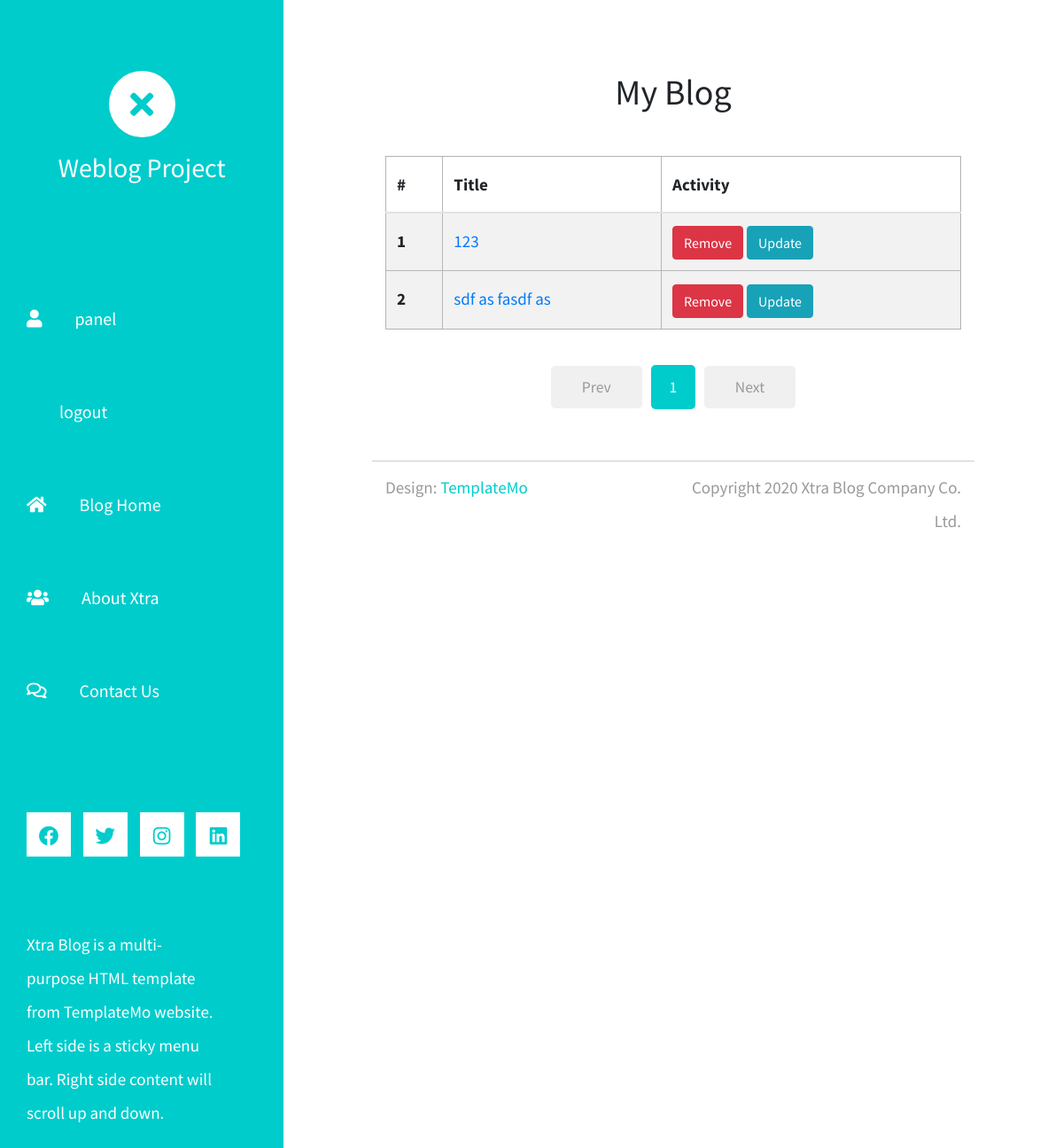
The app's page /panel/blog/ (signed in), older data.
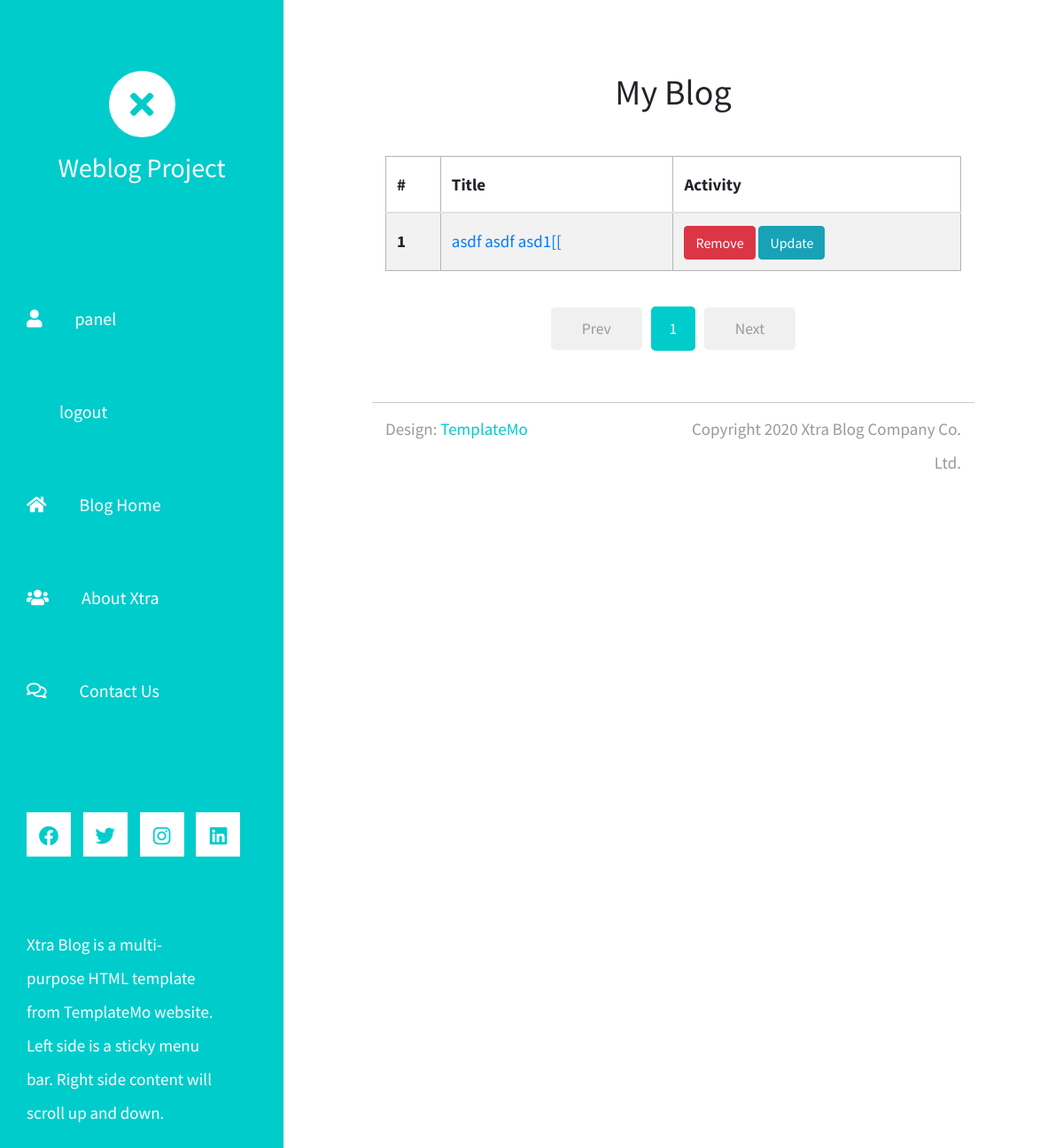
The same page, newer data.
### blog/models.py (models this page shows, shortened)
class BaseModle(models.Model):
    title = models.CharField(_("عنوان"), max_length=120, unique=True)
    slug = models.SlugField(max_length=120, unique=True, allow_unicode=True)
    class Meta:
        abstract = True

class Blog(BaseModle):
    baner = models.ImageField(_('بنر'), upload_to='blog')
    text = CKEditor5Field(_('متن'))
    author = models.ForeignKey(
        settings.AUTH_USER_MODEL, verbose_name=_('نویسنده'),  on_delete=models.CASCADE, related_name='blogs'
    )
    cates = models.ManyToManyField(Category, verbose_name=_("دسته بندی"), related_name='blogs')
    is_active = models.BooleanField(_('وضعیت انتشار'), default=True)
    created = models.DateTimeField(auto_now_add=True)
    updated = models.DateTimeField(auto_now=True, verbose_name=_('تاریخ'))
    objects = models.Manager()
    config = ActiveManager()
    def get_panel_detail_blog_url(self):
        return reverse('panel:detail_blog', kwargs={'blog_id':self.id})
    class Meta:
        ordering = ('-is_active', '-updated')
        verbose_name = 'بلاگ'
        verbose_name_plural = 'بلاگ ها'

### panel/views.py (the view)
# urls.py: path('', views.MyBlogView.as_view(), name='my_blog'),
class MyBlogView(MyLoginRequiredMixin, View):
    template_name = 'blog/blog_list.html'
    def get(self, request):
        page = request.GET.get('page', 1)
        blogs = request.user.blogs.filter(is_active=True)
        paginate = Paginator(blogs, per_page=10)
        blogs = paginate.get_page(page)
        return render(request, self.template_name, {'blogs':blogs})

### panel/mixins.py (called while the page is built)
    def dispatch(self, request, *args, **kwargs):
        if not request.user.is_authenticated:
            next_url = request.GET.get('next', request.path)
            messages.error(request, "You should login first!")
            return redirect(f'{reverse("panel:login")}?next={next_url}')
        return super().dispatch(request, *args, **kwargs)

### blog/templates/blog/blog_list.html (shortened to what this page needs)
{% extends 'base.html' %}
{% block body %}
<h1 class="text-center mb-5">My Blog</h1>
{% if blogs %}
<table class="table table-striped table-hover">
    <thead>
        <tr>
            <th scope="col">#</th>
            <th scope="col">Title</th>
            <th scope="col">Activity</th>
        </tr>
    </thead>
    <tbody>
        {% for blog in blogs %}
        <tr>
            <th scope="row">{{ forloop.counter }}</th>
            <td>
                <a href="{{blog.get_panel_detail_blog_url}}">{{blog.title}}</a>
            </td>
            <td>
                <a href="{% url 'panel:delete_blog' blog.id %}" class="btn btn-danger">Remove</a>
                <a href="{% url 'panel:update_blog' blog.id %}" class="btn btn-info">Update</a>
            </td>
        </tr>
        {% endfor %}
    </tbody>
</table>
{% include 'include/blog_paginator.html' %}
{% else %}
<p class="alert alert-danger">you have no blog. for create blog use this <a href="{% url 'panel:create_blog' %}">link</a></p>
{% endif %}
{% endblock %}

### templates/base.html (shortened to what this page needs)
{% load static %}
<!DOCTYPE html>
<html lang="en">
<head>
	<link rel="stylesheet" href="{% static 'fontawesome/css/all.min.css' %}">
    <link href="{% static 'css/bootstrap.min.css' %}" rel="stylesheet">
    <link href="{% static 'css/templatemo-xtra-blog.css' %}" rel="stylesheet">
    <link href="{% static 'css/my_style.css' %}" rel="stylesheet">
</head>
<body>
	{% include 'include/header.html' %}
    <div class="container-fluid">
        <main class="tm-main">
            {% block body %}{% endblock %}
            {% block footer %}
            <footer class="row tm-row">
                <hr class="col-12">
                <div class="col-md-6 col-12 tm-color-gray">
                    Design: <a rel="nofollow" target="_parent" href="https://templatemo.com" class="tm-external-link">TemplateMo</a>
                </div>
                <div class="col-md-6 col-12 tm-color-gray tm-copyright">
                    Copyright 2020 Xtra Blog Company Co. Ltd.
                </div>
            </footer>
            {% endblock %}
        </main>
    </div>
</body>
</html>

### templates/include/header.html (shortened to what this page needs)
<header class="tm-header" id="tm-header">
    <div class="tm-header-wrapper">
        <div class="tm-site-header">
            <div class="mb-3 mx-auto tm-site-logo"><i class="fas fa-times fa-2x"></i></div>
            <h1 style="font-size: 30px !important;" class="text-center">Weblog Project</h1>
        </div>
        <nav class="tm-nav" id="tm-nav">
            <ul>
                <li class="tm-nav-item {% if request.resolver_match.url_name == 'home_panel' %}active{% endif %}"><a href="{% url 'panel:home_panel' %}" class="tm-nav-link">
                        <i class="fa fa-user" aria-hidden="true"></i>
                        panel
                    </a></li>
                {% if request.user.is_authenticated %}
                <li class="tm-nav-item"><a href="{% url 'panel:logout' %}" class="tm-nav-link">
                        logout
                    </a></li>
                {% else %}
                <li class="tm-nav-item {% if request.resolver_match.url_name == 'login' or request.resolver_match.url_name == 'register' %}active{% endif %}"><a href="{% url 'panel:login' %}" class="tm-nav-link">
                    <i class="fa fa-sign-in" aria-hidden="true"></i>
                        Login or Register
                    </a></li>
                {% endif %}
                <li class="tm-nav-item {% if request.resolver_match.url_name == 'blog_all' %}active{% endif %}"><a href="{% url 'blog:blog_all' %}" class="tm-nav-link">
                        <i class="fas fa-home"></i>
                        Blog Home
                    </a></li>
                <li class="tm-nav-item "><a href="about.html" class="tm-nav-link">
                        <i class="fas fa-users"></i>
                        About Xtra
                    </a></li>
                <li class="tm-nav-item"><a href="contact.html" class="tm-nav-link">
                        <i class="far fa-comments"></i>
                        Contact Us
                    </a></li>
            </ul>
        </nav>
        <div class="tm-mb-65">
            <a rel="nofollow" href="https://fb.com/templatemo" class="tm-social-link">
                <i class="fab fa-facebook tm-social-icon"></i>
            </a>
            <a href="https://twitter.com" class="tm-social-link">
                <i class="fab fa-twitter tm-social-icon"></i>
            </a>
            <a href="https://instagram.com" class="tm-social-link">
                <i class="fab fa-instagram tm-social-icon"></i>
            </a>
            <a href="https://linkedin.com" class="tm-social-link">
                <i class="fab fa-linkedin tm-social-icon"></i>
            </a>
        </div>
        <p class="tm-mb-80 pr-5 text-white">
            Xtra Blog is a multi-purpose HTML template from TemplateMo website. Left side is a sticky menu bar. Right
            side content will scroll up and down.
        </p>
    </div>
</header>

### templates/include/blog_paginator.html
<div class="tm-mt-40 tm-mb-40">
    <div class="new_paginator">
        <a href="{% if blogs.has_previous %}?page={{ blogs.previous_page_number }}{% endif %}"
            class="mb-2 tm-btn tm-btn-primary tm-prev-next {% if not blogs.has_previous %}disabled{% endif %}">
                Prev
        </a>
        <nav class="tm-paging-nav d-inline-block">
            <ul>
                {% for num in blogs.paginator.page_range %}
                {% if blogs.number == num %}
                <li class="tm-paging-item active">
                    <span class="mb-2 tm-btn tm-paging-link">{{ num }}</span>
                </li>
                {% else %}
                <li class="tm-paging-item">
                    <a href="?page={{ num }}" class="mb-2 tm-btn tm-paging-link">{{ num }}</a>
                </li>
                {% endif %}
            {% endfor %}
            </ul>
        </nav>
        <a href="{% if blogs.has_next %}?page={{ blogs.next_page_number }}{% endif %}"
        class="mb-2 tm-btn tm-btn-primary tm-prev-next {% if not blogs.has_next %}disabled{% endif %}">
                Next
        </a>
    </div>
</div>

### static/css/templatemo-xtra-blog.css (style rules this page uses)
html { overflow-x: hidden; }
body { margin: 0; padding: 0; font-family: 'Source Sans Pro', sans-serif; font-size: 19px; line-height: 2em; overflow-x: hidden; }
p, span { color: #999; }
hr { border-top-color: #CCC; margin-top: 10px; margin-bottom: 10px; }
.tm-header { background-color: #0CC; color: white; position: fixed; top: 0; left: 0; bottom: 0; z-index: 100; width: 400px; overflow-y: visible; }
.tm-header-wrapper { overflow-y: scroll; scrollbar-width: none; -ms-overflow-style: none; padding: 30px; width: 100%; height: 100%; }
.tm-site-header { margin-top: 50px; margin-bottom: 115px; }
.tm-site-logo { width: 75px; height: 75px; border-radius: 50%; background-color: white; display: flex; align-items: center; justify-content: center; }
.tm-site-logo i { color: #0CC; }
.tm-main { margin-left: 400px; padding: 80px 100px 25px; }
.tm-row { max-width: 980px; justify-content: space-between; }
.tm-nav { margin-bottom: 100px; }
.tm-nav-item { list-style: none; margin-bottom: 30px; }
.tm-nav-link { color: white; background-color: transparent; height: 75px; width: 100%; max-width: 300px; display: flex; align-items: center; font-size: 20px; padding: 30px; }
.tm-nav ul { position: relative; }
.tm-nav-link i { margin-right: 37px; }
ul { margin: 0; padding: 0; }
.tm-nav { margin-left: -30px; }
.tm-social-link { display: inline-block; background-color: white; font-size: 1.4rem; width: 50px; height: 50px; text-align: center; padding-top: 8px; margin-right: 15px; margin-bottom: 15px; }
.tm-social-icon { color: #0CC; transition: all 0.3s ease; }
.tm-btn { display: inline-block; border-radius: 5px; font-size: 1.1rem; transition: all 0.3s ease; }
.tm-btn-primary { background-color: #0CC; color: white; padding: 5px 35px; border: none; }
.tm-paging-nav ul li { list-style: none; display: inline-block; margin-right: 10px; }
.tm-paging-nav ul li:last-child { margin-right: 0; }
.tm-paging-link { background-color: #F0F0F0; color: #999; width: 50px; height: 50px; display: flex; align-items: center; justify-content: center; }
.tm-paging-item .tm-paging-link:hover, .tm-paging-item.active .tm-paging-link { background-color: #0CC; color: white; }
.tm-btn.disabled { background-color: #F0F0F0; color: #999; cursor: not-allowed; }
.tm-external-link { color: #0CC; }
.tm-copyright { text-align: right; }
.tm-mb-40 { margin-bottom: 40px; }
.tm-mb-65 { margin-bottom: 65px; }
.tm-mb-80 { margin-bottom: 80px; }
.tm-mt-40 { margin-top: 40px; }
a.tm-color-gray, .tm-color-gray { color: #999; }
@media (max-width: 1540px) { .tm-header { width: 320px; } }
@media (max-width: 1540px) { .tm-main { margin-left: 320px; width: calc(100% - 320px); } }
@media (max-width: 1288px) { .tm-social-link { margin-right: 10px; } }

### static/css/my_style.css (style rules this page uses)
.table { border: 1px double #b3b3b3; border-collapse: collapse; border-spacing: 0; overflow-x:auto; }
th, td { border: 1px solid #b6b6b6; }
.new_paginator { display: flex; justify-content: center; align-items: center; width: 100%; gap: 10px; }

Row changes from the older to the newer data that the page shows:
no longer on this page (row edited): Blog: title "sdf as fasdf as"
changed Blog: title "123" → "asdf asdf asd1[["
